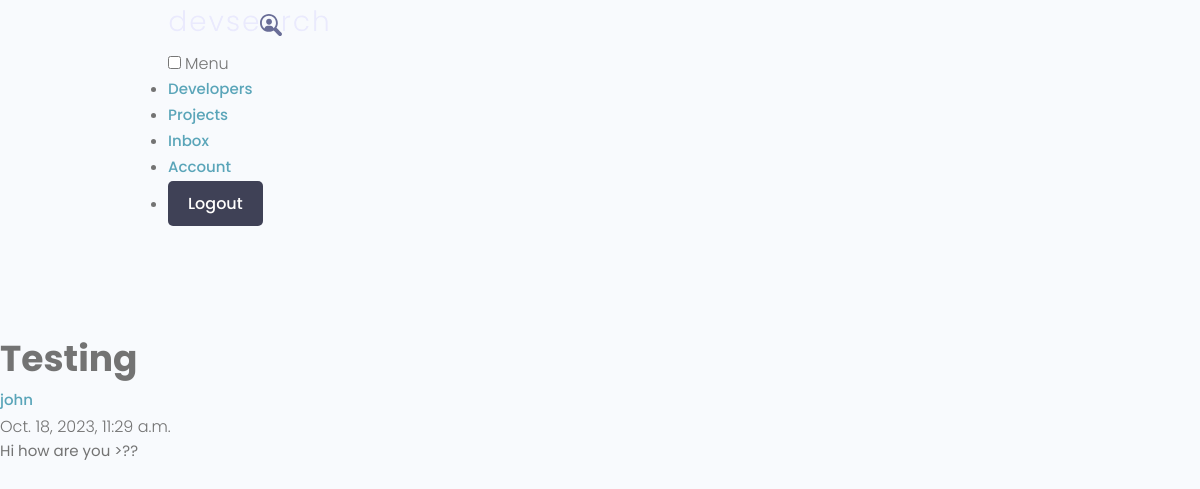
/message/3f8a5a42-6b8e-4c51-b84e-2c66c63906ec/ (signed in), run on the app's committed database.
### users/models.py (models this page shows, shortened)
class Message(models.Model):
    sender=models.ForeignKey(Profile, on_delete=models.SET_NULL, null=True, blank=True)
    recipient=models.ForeignKey(Profile, on_delete=models.SET_NULL, null=True, blank=True, related_name="messages")
    name=models.CharField(max_length=200, null=True, blank=True)
    email=models.EmailField(max_length=200, null=True, blank=True)
    subject=models.CharField(max_length=200, null=True, blank=True)
    body=models.TextField()
    is_read=models.BooleanField(default=False, null=True)
    created=models.DateTimeField(auto_now_add=True)
    id=models.UUIDField(default=uuid.uuid4, unique=True, primary_key=True, editable=False)
    class Meta:
        ordering=['is_read', '-created']

### users/views.py (the view)
# urls.py: path('message/<str:pk>/', views.viewMessage, name='message'),
@login_required(login_url='login')
def viewMessage(request, pk):
    profile=request.user.profile
    message=profile.messages.get(id=pk)
    if message.is_read == False:
        message.is_read = True
        message.save()
    context={'message':message}
    return render(request, 'users/message.html', context)

### users/templates/users/message.html (shortened to what this page needs)
{% extends 'main.html' %}
{% block content %}
  <main class="messagePage my-xl">
    <div class="content-box">
      <div class="message">
        <h2 class="message__subject">{{message.subject}}</h4>
          <a href="profile.html" class="message__author">{{message.name}}</a>
          <p class="message__date">{{message.created}}</p>
          <div class="message__body">{{message.body|linebreaksbr}}</div>
      </div>
    </div>
  </main>
  {% endblock content %}

### static/uikit/styles/modules/_variables.css (style rules this page uses)
:root { --color-main: #5aa5b9; --color-main-light: #e6faff; --color-sub: #3f4156; --color-sub-light: #51546e; --color-sub-lighter: #ededfd; --color-text: #737373; --color-gray: #8b8b8b; --color-light: #e5e7eb; --color-light-gray: #767676; --color-bg: #f8fafd; --color-white: #fffefd; --color-white-light: #f3f3f3; --color-success: #359e64; --color-success-bg: #def8e8; --color-error: #fc4b0b; --color-error-bg: #fff2ee; --font-base: 'Poppins', arial, helvetica, 'Segoe UI', roboto, ubuntu, sans-serif; --font-monospace: 'Fira Code', 'Courier New', courier, monospace; --font-regular: 300; --font-medium: 500; --font-bold: 700; --generic-shadow: 1px 1px 5px #00000010; --generic-transition: all 0.3s ease-in-out; }

### static/uikit/styles/modules/_base.css (style rules this page uses)
* { margin: 0; padding: 0; box-sizing: border-box; text-rendering: optimizeLegibility; color: inherit; font-size: inherit; }
html { font-size: 50%; }
@media only screen and (min-width: 480px) { html { font-size: 56.25%; } }
@media only screen and (min-width: 1200px) { html { font-size: 62.5%; } }
body { line-height: 1.6; font-weight: 400; font-size: 1.5rem; color: var(--color-text); background-color: var(--color-bg); min-height: 100vh; }

### static/uikit/styles/modules/_typography.css (style rules this page uses)
* { font-family: var(--font-base); }
h2 { font-size: 3.6rem; font-weight: var(--font-bold); }
p, span, strong { font-size: 1.6rem; color: var(--color-text); font-weight: var(--font-regular); }
a { padding-bottom: 2px; text-decoration: none; display: inline-block; color: var(--color-main); font-weight: var(--font-medium); }

### static/uikit/styles/modules/_utilities.css (style rules this page uses)
.my-xl { margin: 8rem auto; }

### data on the page
Message: subject "Testing", name "john", created "Oct. 18, 2023, 11:29 a.m.", body "Hi how are you >??"
